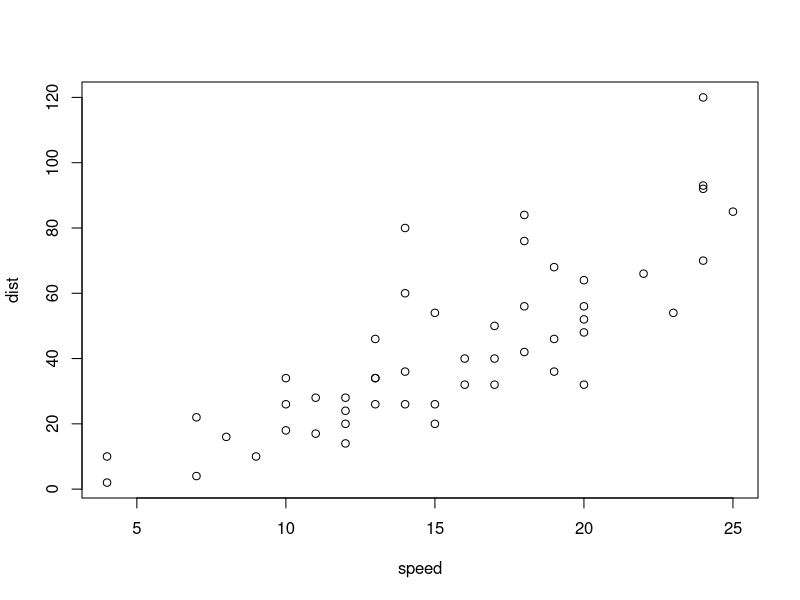
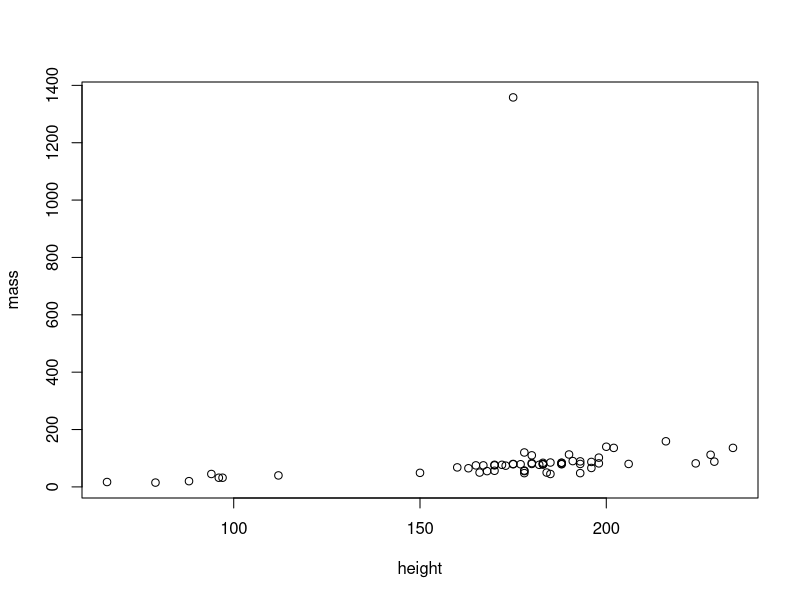
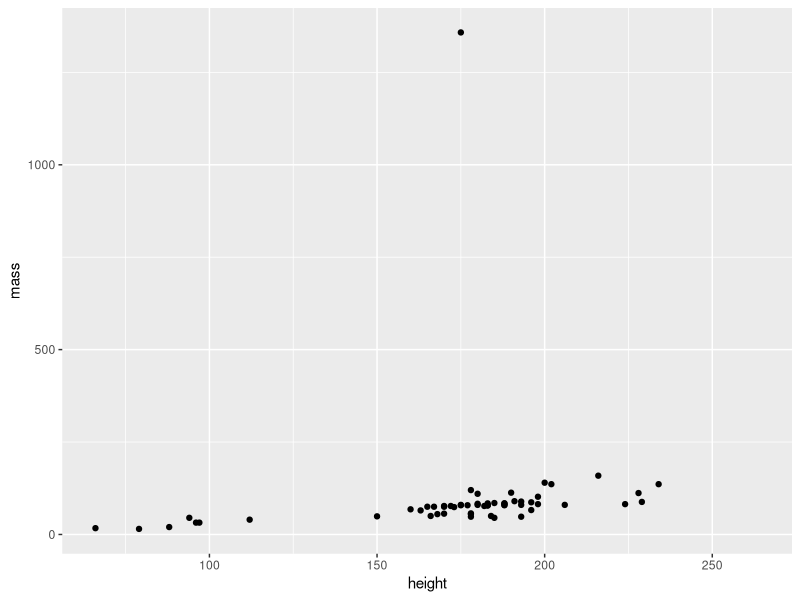

Generate these figures, in order, with R:
## ---- chunk 1
library(tidyverse)
## ---- chunk 2
multiplybytwo <- function(n) {
    return(2 * n)
}

plotcars <- function(df) {
  plot(df)
}

## ---- chunk 3
multiplybytwo(9)
plotcars(cars)

my_hm <- starwars %>% 
  select(height, mass) %>% 
  drop_na()

plotcars(my_hm)
## ---- chunk 4
make_key <- . %>% 
  mutate(key = name) %>%  
  mutate(key = str_to_lower(key)) %>%  
  mutate(key = str_extract(key, "\\w+$")) %>% 
  mutate(first_part = str_to_lower(str_extract(name, "^\\w{1,3}")))  %>% 
  mutate(key = str_glue("{key}_{first_part}")) %>% 
  select(-first_part)

starwars |>
  make_key() |>
  select(name, key)
## ---- chunk 5
my_key_func <- function(df) {
  df |> 
  mutate(key = name) |>  
  mutate(key = str_to_lower(key)) |>  
  mutate(key = str_extract(key, "\\w+$")) |> 
  mutate(first_part = str_to_lower(str_extract(name, "^\\w{1,3}")))  |> 
  mutate(key = str_glue("{key}_{first_part}")) |> 
  select(-first_part)
}

starwars %>% 
  my_key_func() |>
  select(name, key)
## ---- chunk 6
starwars |> 
  mutate(foo = str_to_lower(str_replace(name, "(^\\w{3}).*\\s(\\w+$)", "\\2_\\1"))) |>
  select(name, foo)
## ---- chunk 7
make_me_a_plot <- function(df) {
  df %>% 
    ggplot(aes(height, mass)) +
    geom_point() 
}

make_me_a_plot(starwars)
## ---- chunk 8
multiply_by_two <- function(my_x) {
  mutate(my_x, doubled = height * 2)
}

multiply_by_two(starwars) |>
  select(height, doubled)
## ---- chunk 9
foo_two <- function(my_df, my_var) {
  mutate(my_df, doubled = {{ my_var }} * 2) |>
  select({{ my_var}}, doubled)
}

foo_two(starwars, height)

foo_two(starwars, mass) 
## ---- chunk 10
starwars$height * 2

map_dbl(starwars$height, ~ .x * 2)

starwars |>
  mutate(double = map_dbl(height, ~ .x * 2)) |>
  select(height, double)
